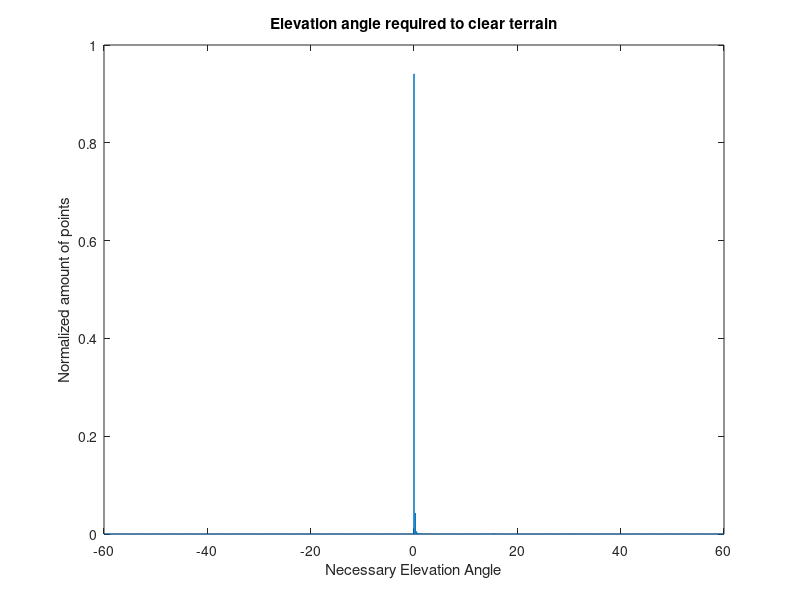
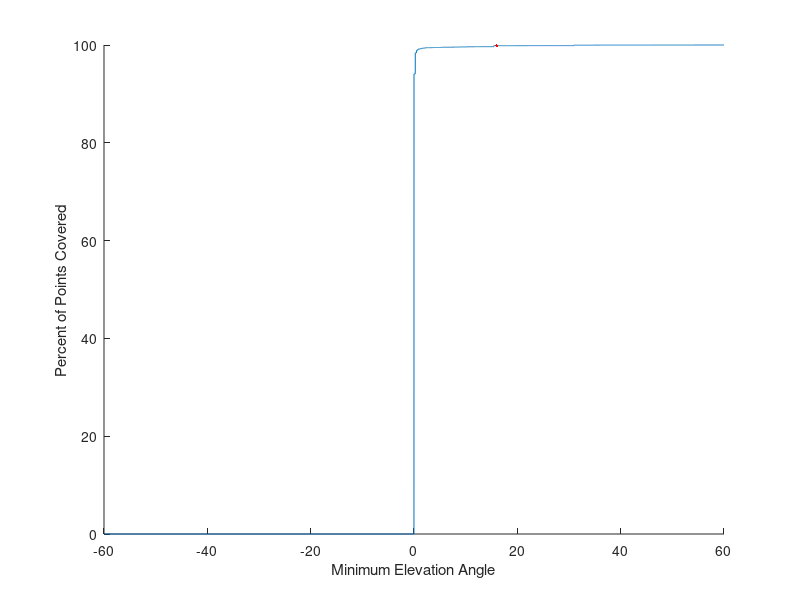

Reproduce these figures in MATLAB, in order.
clear ; close all ; clc ;
load( 'slopeFrequency.mat' )
% load( 'MaxSlopeFrequency.mat' )
% load( 'AvgAbsSlopeFrequency.mat' )
load( 'AvgSlopeFrequency.mat' )
NslopeFreq = slopeFreq./( sum( slopeFreq ) ) ;
for ii = 1:length( slopeFreq )
    percentSlopes(ii) = sum( NslopeFreq( 1:ii ) ) ;
end

figure
plot( posSlopes , NslopeFreq )
xlabel( 'Necessary Elevation Angle' )
ylabel( 'Normalized amount of points' )
title( 'Elevation angle required to clear terrain' )

I = find( posSlopes == 16 ) ;
figure
hold on
plot( posSlopes , percentSlopes*100 )
plot( posSlopes(I) , percentSlopes(I)*100 , '.r' )
xlabel( 'Minimum Elevation Angle' )
ylabel( 'Percent of Points Covered' )
